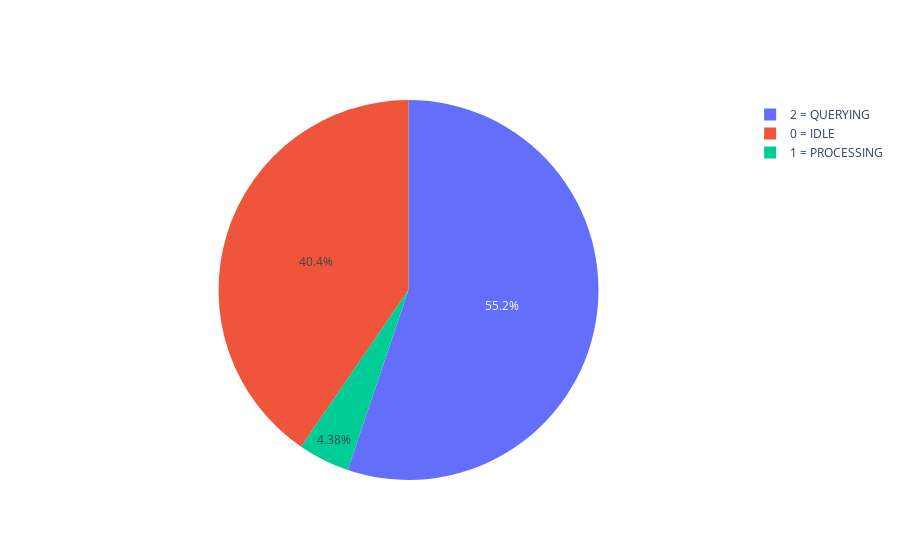

Write notebook code for a chart like this one.
### Code cell
# States pie chart
labels = ['0 = IDLE','1 = PROCESSING','2 = QUERYING']
values = state_times
fig = go.Figure(data=[go.Pie(labels=labels, values=values)])
fig.show()

### Figure 1 — Plotly figure (JSON) as saved in the notebook; plotly's stock layout.template omitted (floating-point values rounded to 4 significant figures)
{"data": [{"labels": ["0 = IDLE", "1 = PROCESSING", "2 = QUERYING"], "type": "pie", "values": ["99.57425933796912", "10.782258522696793", "135.8974805045873"]}], "layout": {}}
